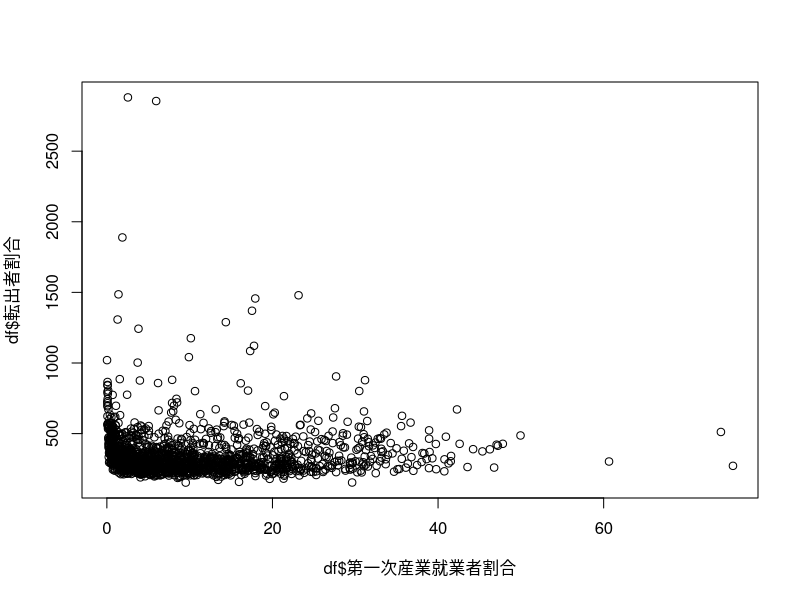

Write the R code that produced this figure. (Note: this script raises an error after producing the figure.)
df <- read.csv("SSDSE-A-2023.csv", fileEncoding = "SJIS")
climate <- read.csv("climate.csv", fileEncoding = "SJIS")


#df$災害復旧費割合 <- df$災害復旧費.市町村財政. / df$歳出決算総額.市町村財政. * 100
#df$宿泊飲食サービス事業所割合 <- df$事業所数.民営..宿泊業.飲食サービス業. / df$事業所数.民営. * 100

#df <- merge(df, climate, by = "都道府県", all.x = TRUE)

#plot(df$宿泊飲食サービス事業所割合, df$災害復旧費割合)
#text(df$宿泊飲食サービス事業所割合, df$災害復旧費割合, labels = df$都道府県, pos = 1)

#result1 <- lm(df$宿泊飲食サービス事業所割合 ~ df$災害復旧費割合 + df$日降水量1mm以上の日数)
#summary(result1)

df$災害復旧費割合 <- df$災害復旧費.市町村財政. / df$歳出決算総額.市町村財政. * 100
df$第一次産業就業者割合 <- df$第１次産業就業者数 / df$就業者数 * 100
df$転出者割合 <- df$転出者数.日本人移動者. / df$総人口 * 10000
df$人口密度 <- df$総人口 / df$可住地面積
df$高齢化率 <- df$X65歳以上人口 / df$総人口 * 100
df$面積当たり高校数 <- df$高等学校数 / df$可住地面積 * 100

result1 <- lm(df$転出者割合 ~ df$第一次産業就業者割合)
plot(df$第一次産業就業者割合, df$転出者割合)

result2 <- lm(df$転出者割合 ~  df$第一次産業就業者割合 + df$災害復旧費割合 + df$人口密度 + df$高齢化率)
summary(result2)

result3 <- lm(df$転出者割合 ~  df$第一次産業就業者割合 + df$災害復旧費割合 + df$人口密度 + df$高齢化率 + df$面積当たり高校数)
vif(result3)

results <- mtable(result1, result2, result3, digits = 4)
results

